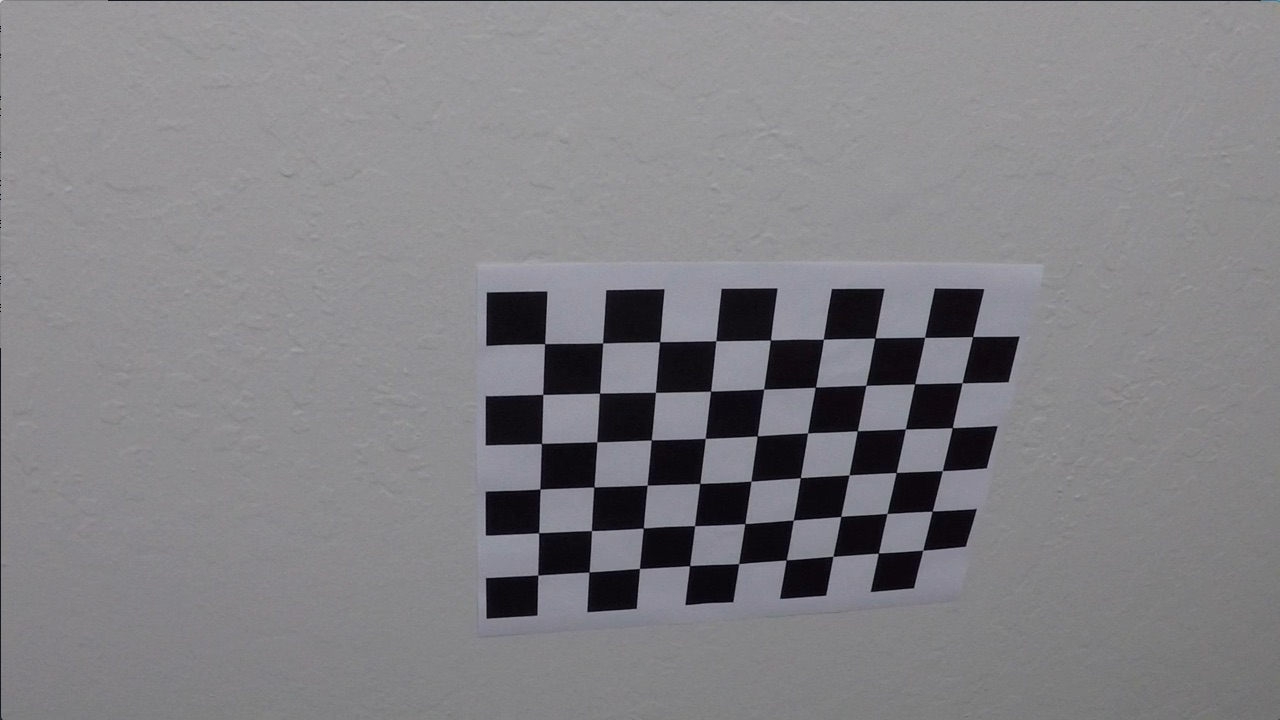
#> input picture CarND-Advanced-Lane-Lines/camera_cal/calibration10.jpg, 1280 x 720 px; its folder holds only this picture in this run
$ jupyter execute --allow-errors CarND-Advanced-Lane-Lines.ipynb   (shell and % lines are left out)   (older library calls are emulated)
#> lines starting #> are read from the running program, lines starting #| are printed output that depends on the picture; after the words box and inside, x2 and y2 are one past the last pixel; in counts of white or black regions, pixels touching at a corner belong together
## Advanced Lane Lines

The goals / steps of this project are the following:
* Compute the camera calibration matrix and distortion coefficients given a set of chessboard images.
* Apply a distortion correction to raw images.
* Use color transforms, gradients, etc., to create a thresholded binary image.
* Apply a perspective transform to rectify binary image ("birds-eye view").
* Detect lane pixels and fit to find the lane boundary.
* Determine the curvature of the lane and vehicle position with respect to center.
* Warp the detected lane boundaries back onto the original image.
* Output visual display of the lane boundaries and numerical estimation of lane curvature and vehicle position.

[cell 1]
import numpy as np
import cv2
import pickle
import glob
import matplotlib.pyplot as plt
from ipywidgets import interact, interactive, fixed
from moviepy.editor import VideoFileClip
from IPython.display import HTML

### Compute camera calibration and distortion matrix using chessboard images

[cell 2]
def calibrate_camera(images_glob_string):
    """
    Computes camera calibration and distortion matrix for a given set of chessboard images
    """
#> called with images_glob_string = './camera_cal/calibration*.jpg'
    # prepare object points, like (0,0,0), (1,0,0), (2,0,0) ....,(6,5,0)
    objp = np.zeros((6*9,3), np.float32)
    objp[:,:2] = np.mgrid[0:9,0:6].T.reshape(-1,2)

    # termination criteria
    criteria = (cv2.TERM_CRITERIA_EPS + cv2.TERM_CRITERIA_MAX_ITER, 30, 0.001)

    # Arrays to store object points and image points from all the images.
    objpoints = [] # 3d points in real world space
    imgpoints = [] # 2d points in image plane.

    # Make a list of calibration images
    images = glob.glob(images_glob_string)

    # Get image size
    img= cv2.imread(images[0])
#> img is the input picture: shape (720, 1280, 3); mean B, G, R 133.1, 129.4, 130.2
    img_size = (img.shape[1], img.shape[0])

    # Step through the list and search for chessboard corners
    for i, fname in enumerate(images):
        img = cv2.imread(fname)
        img_size = (img.shape[1], img.shape[0])
        gray = cv2.cvtColor(img,cv2.COLOR_BGR2GRAY)
        # Find the chessboard corners
        ret, corners = cv2.findChessboardCorners(gray, (9,6),None)
#> ret = True; corners = 54 rows, first 8: [545.3, 343.1], [602.7, 342.8], [660.1, 341.3], [715.8, 340.7], [770.6, 340], [823.5, 339.2], [874.3, 338.5], [925.1, 337.4]

        # If found, add object points, image points
        if ret == True:
            objpoints.append(objp)
            imgpoints.append(corners)

    # Compute camera caliberation matrix and distortion coefficients using object and image points of chessboard corners
    ret, mtx, dist, rvecs, tvecs = cv2.calibrateCamera(objpoints, imgpoints, img_size,None,None)
#> ret = 0.68; mtx = [[1143.7, 0, 681.7], [0, 1109.2, 367.7], [0, 0, 1]]; dist = [[-0.515, 2.99, -0.00876, 0.00937, 1.41]]; rvecs = ([0.451, -0.252, 0.0361],); tvecs = ([-2.31, -0.422, 19.12],)
    return mtx, dist


def undistort(img, mtx, dist):
    """
    Undistorts an image using the given caliberation matrix and distortion coefficient
    """
    return cv2.undistort(img, mtx, dist, None, mtx)

[cell 3]
# Visualise undistortion on a test image

chessboard_images_glob_string = './camera_cal/calibration*.jpg'
mtx, dist = calibrate_camera(chessboard_images_glob_string)
#> dist = [[-0.515, 2.99, -0.00876, 0.00937, 1.41]]

img = cv2.imread('./camera_cal/calibration1.jpg')
#> (the rest of this cell did not finish here and is left out)

### Apply distortion correction to raw images

[cell 4]
# Load a test image to demonstrate distortion correction
test_image = cv2.imread('./test_images/test3.jpg')
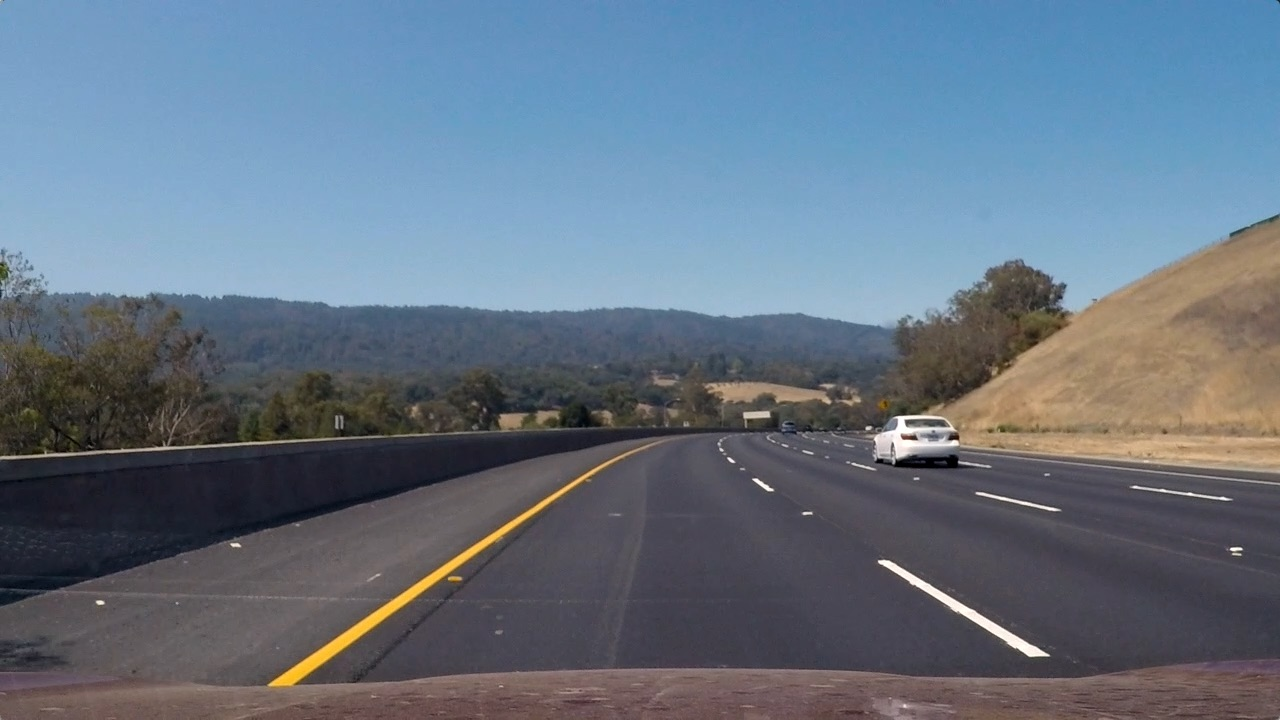
#> input picture CarND-Advanced-Lane-Lines/test_images/test3.jpg, 1280 x 720 px
#> test_image is the input picture: shape (720, 1280, 3); mean B, G, R 130.7, 115.3, 101.1
test_image = cv2.cvtColor(test_image, cv2.COLOR_BGR2RGB)
undistorted_test_image = undistort(test_image, mtx, dist)
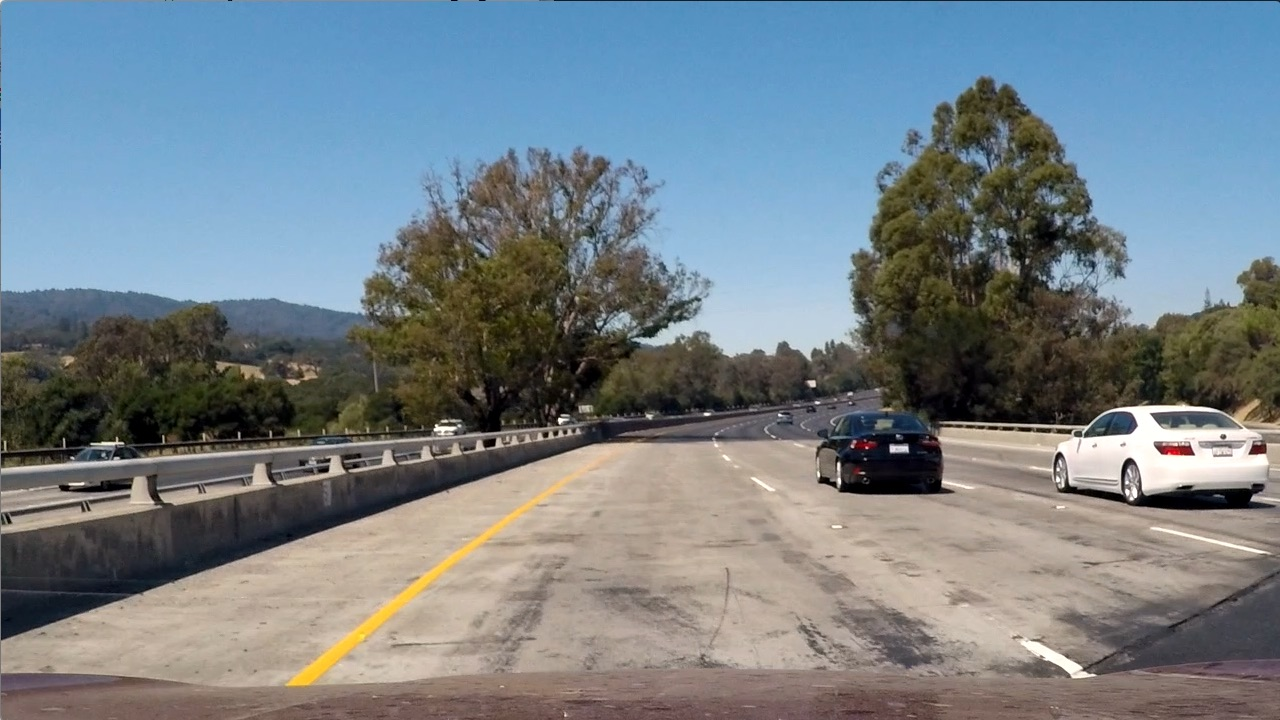
#> input picture CarND-Advanced-Lane-Lines/test_images/test1.jpg, 1280 x 720 px
#> further down, test_image is the input picture: shape (720, 1280, 3); mean B, G, R 135.5, 128.7, 117.5
#| (720, 1280, 3)
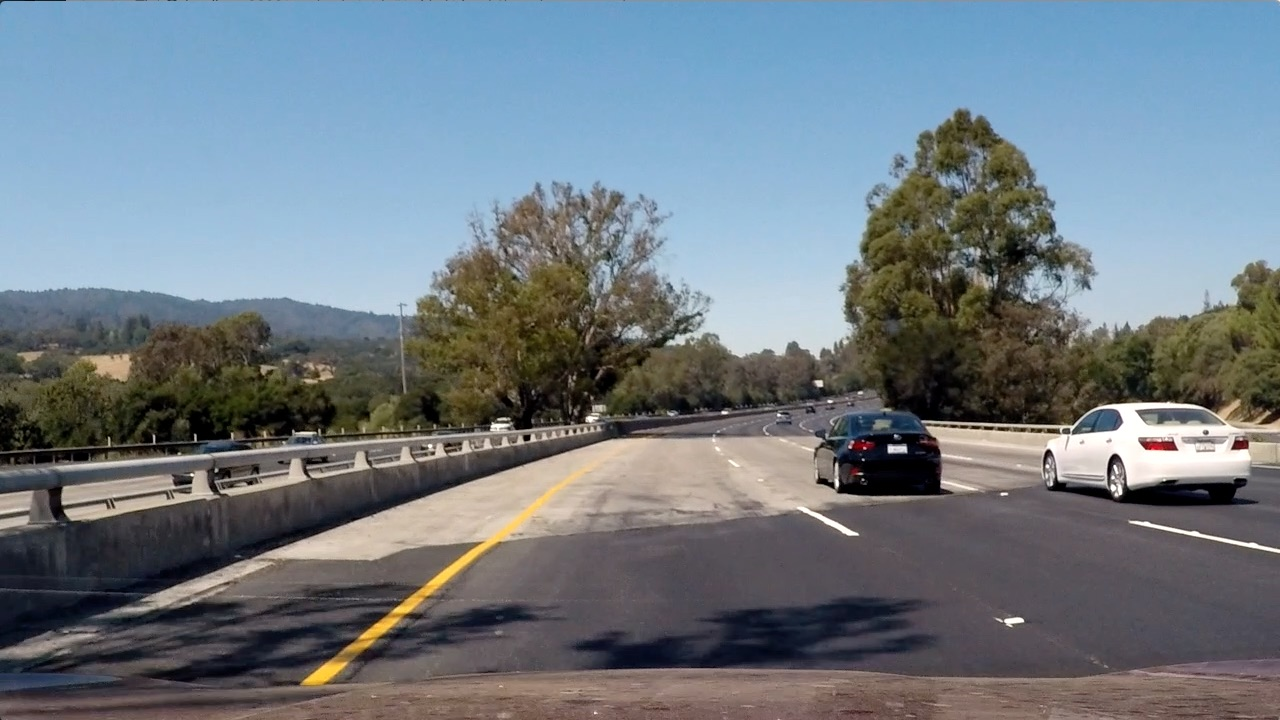
#> input picture CarND-Advanced-Lane-Lines/test_images/test4.jpg, 1280 x 720 px
#> further down, test_image is the input picture: shape (720, 1280, 3); mean B, G, R 130.9, 122.7, 112.2

#> (the rest of this cell did not finish here and is left out)

### Filter lane pixels applying color and gradient thresholding

[cell 5]
def mag_thresh(img, sobel_kernel=15, mag_thresh=(25, 255)):
    """
    Computes magnitude of gradient using sobel x and y operators  and
    returns a binary mask satisfying magnitude threshold on the given image
    """
    # Apply the following steps to img
    # Convert to grayscale
    gray = cv2.cvtColor(img, cv2.COLOR_RGB2GRAY)
    # Take the gradient in x and y separately
    sobelx = cv2.Sobel(gray, cv2.CV_64F, 1, 0)
    sobely = cv2.Sobel(gray, cv2.CV_64F, 0, 1)
    # Calculate the magnitude
    mag_sobel = np.sqrt(np.square(sobelx) + np.square(sobely))
    # Scale to 8-bit (0 - 255) and convert to type = np.uint8
    scaled_sobel = np.uint8(255*mag_sobel/np.max(mag_sobel))
    # Create a binary mask where mag thresholds are met
    sxbinary = np.zeros_like(scaled_sobel)
    sxbinary[(scaled_sobel >= mag_thresh[0]) & (scaled_sobel <= mag_thresh[1])] = 1
    # Return this mask as your binary_output image
    binary_output = np.copy(sxbinary)
    return binary_output

def dir_thresh(img, sobel_kernel=15, thresh=(0, 0.09)):
    """
    Computes direction of gradient using sobel x and y operators  and
    returns a binary mask satisfying magnitude threshold on the given image
    """
#> called with sobel_kernel = 15, thresh = (0.7, 1.2)
    # Convert to grayscale
    gray = cv2.cvtColor(img, cv2.COLOR_RGB2GRAY)
    # Take the gradient in x and y separately
    sobelx = cv2.Sobel(gray, cv2.CV_64F, 1, 0, ksize=sobel_kernel)
    sobely = cv2.Sobel(gray, cv2.CV_64F, 0, 1, ksize=sobel_kernel)
    # Take the absolute value of the x and y gradients
    abs_sobelx = np.absolute(sobelx)
    abs_sobely = np.absolute(sobely)
    # Use np.arctan2(abs_sobely, abs_sobelx) to calculate the direction of the gradient
    grad_dir = np.arctan2(abs_sobely, abs_sobelx)
    # Create a binary mask where direction thresholds are met
    binary_output =  np.zeros_like(grad_dir)
    binary_output[(grad_dir >= thresh[0]) & (grad_dir <= thresh[1])] = 1
    # Return this mask as your binary_output image
    return binary_output

def color_thresh(img):
    """
    Returns a binary mask for yellow and white pixels on the given image
    """
    # Pick white using L channel from HLS Colorspace
    new_img = np.copy(img)
    hls = cv2.cvtColor(new_img, cv2.COLOR_RGB2HLS)
#> hls: shape (720, 1280, 3); mean of channels 0, 1, 2 68.5, 104.5, 60.7
    hls_l = hls[:,:,1]
    hls_l = hls_l*(255/np.max(hls_l))


    # Pick yellow using B channel from LAB Colorpace
    new_img = np.copy(img)
    lab = cv2.cvtColor(new_img, cv2.COLOR_RGB2Lab)
#> lab: shape (720, 1280, 3); mean of channels 0, 1, 2 110.2, 127.4, 124.2
    lab_b = lab[:,:,2]
    # don't normalize if there are no yellows in the image
    if np.max(lab_b) > 175:
        lab_b = lab_b*(255/np.max(lab_b))

    # Apply thresholds
    binary_output = np.zeros_like(img[:, :, 0])
    binary_output[(((lab_b > 190) & (lab_b <= 255))|((hls_l > 220) & (hls_l <= 255)))] = 1
    return binary_output

def combined_threshold(img):
    """
    Returns a binary mask satisfying color and gradient threshold on the given image
    """

    sobel_kernel = 15
    dir_min = 0.7
    dir_max = 1.2
    mag_min = 50
    mag_max = 255

    direc = dir_thresh(img, sobel_kernel=sobel_kernel, thresh=(dir_min, dir_max))
    mag = mag_thresh(img, sobel_kernel=sobel_kernel, mag_thresh=(mag_min, mag_max))
    color = color_thresh(img)
#> color: shape (720, 1280); values 0 (black) and 1 (white), 2.2% white; 133 white regions (91 under 20 px), largest, box (x1, y1, x2, y2) and area: (1047, 404, 1217, 486) 5562, (302, 468, 589, 687) 4445, (403, 267, 581, 364) 4278

    combined = np.zeros_like(direc)
    combined[((color == 1) & ((mag == 1) | (direc == 1)))] = 1

    return combined

[cell 6]
# Load image to demonstrate thresholding
image_names = glob.glob('./test_images/test*.jpg')
#> (the rest of this cell did not finish here and is left out)

### Apply a perspective transform to rectify binary image ("birds-eye view").

[cell 7]
class ImageWarper:
    def __init__(self, src, dst):
        self.M = cv2.getPerspectiveTransform(src, dst)
        self.Minv = cv2.getPerspectiveTransform(dst, src)

    def warp(self, img):
        """
        Warps image perspective from source to destination
        """
        return cv2.warpPerspective(
            img,
            self.M,
            (img.shape[1], img.shape[0]),
            flags=cv2.INTER_LINEAR
        )

    def unwarp(self, img):
        """
        Unwarps image perspective from destination to src
        """
        return cv2.warpPerspective(
            img,
            self.Minv,
            (img.shape[1], img.shape[0]),
            flags=cv2.INTER_LINEAR
        )

[cell 8]
# Load a test image to demonstrate perspective transformation
src = np.float32([
            [260, 680],
            [580, 460],
            [700, 460],
            [1020, 680],

        ])

dest = np.float32([
            [260, 720],
            [260, 0],
            [1020, 0],
            [1020, 720],

        ])

image_warper = ImageWarper(src, dest)

test_image = cv2.imread('./test_images/test1.jpg')
test_image = cv2.cvtColor(test_image, cv2.COLOR_BGR2RGB)
print(test_image.shape)
warped_test_image = image_warper.warp(test_image)

#> (the rest of this cell did not finish here and is left out)

### Detect lane pixels and fit to find the lane boundary.

[cell 9]
class LaneFinder:
    def __init__(self):
        self.left_fit = None
        self.right_fit = None
        self.left_lane_inds = None
        self.right_lane_inds = None
        self.left_lane_curvature = 0.0
        self.right_lane_curvature = 0.0

    # [87 lines left out: functions polyfit, measure_curvature, not called in this run]


    def sliding_window_polyfit(self, img):
        """
        Computes a polynomial fit to the extracted lines in given binary image using sliding windows
        """
        # Take a histogram of the bottom half of the image
        histogram = np.sum(img[img.shape[0]//2:,:], axis=0)
        # Find the peak of the left and right halves of the histogram
        # These will be the starting point for the left and right lines
        midpoint = np.int(histogram.shape[0]//2)
        leftx_base = np.argmax(histogram[:midpoint])
        rightx_base = np.argmax(histogram[midpoint:]) + midpoint

        # Choose the number of sliding windows
        nwindows = 9
        # Set height of windows
        window_height = np.int(img.shape[0]/nwindows)
        # Identify the x and y positions of all nonzero pixels in the image
        nonzero = img.nonzero()
        nonzeroy = np.array(nonzero[0])
        nonzerox = np.array(nonzero[1])
        # Current positions to be updated for each window
        leftx_current = leftx_base
        rightx_current = rightx_base
        # Set the width of the windows +/- margin
        margin = 80
        # Set minimum number of pixels found to recenter window
        minpix = 30
        # Create empty lists to receive left and right lane pixel indices
        left_lane_inds = []
        right_lane_inds = []
        # Rectangle data for visualization
        bboxes = []

        # Step through the windows one by one
        for window in range(nwindows):
            # Identify window boundaries in x and y (and right and left)
            win_y_low = img.shape[0] - (window+1)*window_height
            win_y_high = img.shape[0] - window*window_height
            win_xleft_low = leftx_current - margin
            win_xleft_high = leftx_current + margin
            win_xright_low = rightx_current - margin
            win_xright_high = rightx_current + margin
            bboxes.append((((win_xleft_low,win_y_low),(win_xleft_high,win_y_high)),((win_xright_low,win_y_low),(win_xright_high,win_y_high))))
            # Identify the nonzero pixels in x and y within the window
            good_left_inds = ((nonzeroy >= win_y_low) & (nonzeroy < win_y_high) & (nonzerox >= win_xleft_low) & (nonzerox < win_xleft_high)).nonzero()[0]
            good_right_inds = ((nonzeroy >= win_y_low) & (nonzeroy < win_y_high) & (nonzerox >= win_xright_low) & (nonzerox < win_xright_high)).nonzero()[0]
            # Append these indices to the lists
            left_lane_inds.append(good_left_inds)
            right_lane_inds.append(good_right_inds)
            # If you found > minpix pixels, recenter next window on their mean position
            if len(good_left_inds) > minpix:
                leftx_current = np.int(np.mean(nonzerox[good_left_inds]))
            if len(good_right_inds) > minpix:
                rightx_current = np.int(np.mean(nonzerox[good_right_inds]))

        # Concatenate the arrays of indices
        left_lane_inds = np.concatenate(left_lane_inds)
        right_lane_inds = np.concatenate(right_lane_inds)

        # Extract left and right line pixel positions
        leftx = nonzerox[left_lane_inds]
        lefty = nonzeroy[left_lane_inds]
        rightx = nonzerox[right_lane_inds]
        righty = nonzeroy[right_lane_inds]

        left_fit, right_fit = (None, None)
        # Fit a second order polynomial to each
        if len(leftx) != 0:
            left_fit = np.polyfit(lefty, leftx, 2)
        if len(rightx) != 0:
            right_fit = np.polyfit(righty, rightx, 2)

        return left_fit, right_fit, left_lane_inds, right_lane_inds, bboxes, histogram

[cell 10]
# Visualising lane fidning processing

# Load first image, the lane finder would process this image with sliding window ployfit
test_image = cv2.imread('./test_images/test4.jpg')
test_image = cv2.cvtColor(test_image, cv2.COLOR_BGR2RGB)

undistorted_test_image = undistort(test_image, mtx, dist)
thresholded_test_image = combined_threshold(undistorted_test_image)
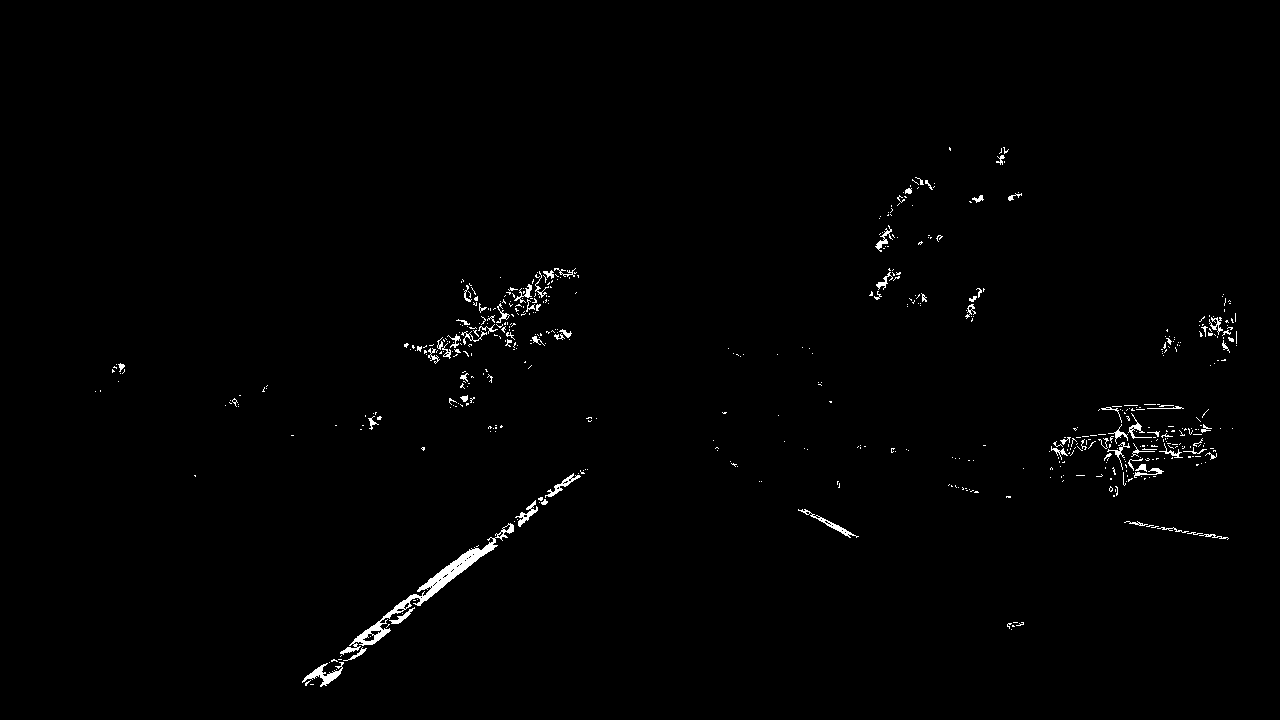
#> thresholded_test_image: shape (720, 1280) float64; values 0 (black) and 1 (white), 0.9% white; 568 white regions (490 under 20 px), largest, box (x1, y1, x2, y2) and area: (340, 523, 514, 655) 1931, (302, 662, 344, 687) 340, (798, 509, 859, 538) 226
image_warper = ImageWarper(src, dest)
warped_test_image = image_warper.warp(thresholded_test_image)

# Create an output image to draw on and  visualize the result
nonzero = warped_test_image.nonzero()
#> nonzero = 28868 positions, rows 1 to 719, columns 292 to 1215
#> (the rest of the program and of its run is left out)
